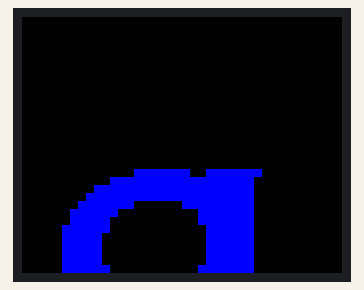
Simulated run of this sketch. Board: ESP32. On the bench: 160×128 colour display.

Above: at 0.2 s.

The sketch:

UTFT_demo4.ino
```cpp
// Demo based on:
// UTFT_Demo_320x240 by Henning Karlsen
// web: http://www.henningkarlsen.com/electronics
//
/*

 This sketch uses the GLCD and font 2 only.

 Make sure all the display driver and pin connections are correct by
 editing the User_Setup.h file in the TFT_eSPI library folder.

 #########################################################################
 ###### DON'T FORGET TO UPDATE THE User_Setup.h FILE IN THE LIBRARY ######
 #########################################################################

 cherry  font*/

#include "SPI.h"

#include "TFT_eSPI.h"

#define TFT_GREY 0x7BEF

TFT_eSPI myGLCD = TFT_eSPI();       // Invoke custom library

unsigned long runTime = 0;
void setup()
{//
  Serial.begin(115200);
  //Serial.begin(74880);
  // Serial.begin(19200);
  // Serial.begin(9600);
  randomSeed(analogRead(A0));
// Setup the LCD
  myGLCD.init();
  myGLCD.setRotation(1);
//myGLCD.setTextColor(TFT_GREEN,TFT_RED );
//myGLCD.setTextColor(TFT_GREEN,TFT_BLUE);
//myGLCD.drawCentreString("M",150,10,4);
//myGLCD.fillRect(int32_t x, int32_t y, int32_t w, int32_t h, uint32_t color)
//myGLCD.fillRect(66, 10,167,17,  TFT_RED);
//myGLCD.setTextDatum(TC_DATUM);
//myGLCD.drawNumber(runTime, 180, 320,2);
//drawButton("god");
myGLCD.fillRect(16,16,108,176,0);
myGLCD.fillRect(56,76,28,4,TFT_BLUE);
myGLCD.fillRect(92,76,28,4,TFT_BLUE);
myGLCD.fillRect(44,80,72,4,TFT_BLUE);
myGLCD.fillRect(36,84,80,4,TFT_BLUE);
myGLCD.fillRect(32,88,84,4,TFT_BLUE);
myGLCD.fillRect(28,92,28,4,TFT_BLUE);
myGLCD.fillRect(80,92,36,4,TFT_BLUE);
myGLCD.fillRect(24,96,24,4,TFT_BLUE);
myGLCD.fillRect(88,96,28,4,TFT_BLUE);
myGLCD.fillRect(24,100,20,4,TFT_BLUE);
myGLCD.fillRect(88,100,28,4,TFT_BLUE);
myGLCD.fillRect(20,104,24,4,TFT_BLUE);
myGLCD.fillRect(92,104,24,4,TFT_BLUE);
myGLCD.fillRect(20,108,20,4,TFT_BLUE);
myGLCD.fillRect(92,108,24,4,TFT_BLUE);
myGLCD.fillRect(20,112,20,4,TFT_BLUE);
myGLCD.fillRect(92,112,24,4,TFT_BLUE);
myGLCD.fillRect(20,116,20,4,TFT_BLUE);
myGLCD.fillRect(92,116,24,4,TFT_BLUE);
myGLCD.fillRect(20,120,20,4,TFT_BLUE);
myGLCD.fillRect(92,120,24,4,TFT_BLUE);
myGLCD.fillRect(20,124,24,4,TFT_BLUE);
myGLCD.fillRect(88,124,28,4,TFT_BLUE);
myGLCD.fillRect(24,128,24,4,TFT_BLUE);
myGLCD.fillRect(84,128,32,4,TFT_BLUE);
myGLCD.fillRect(24,132,32,4,TFT_BLUE);
myGLCD.fillRect(76,132,40,4,TFT_BLUE);
myGLCD.fillRect(28,136,88,4,TFT_BLUE);
myGLCD.fillRect(32,140,84,4,TFT_BLUE);
myGLCD.fillRect(40,144,44,4,TFT_BLUE);
myGLCD.fillRect(92,144,24,4,TFT_BLUE);
myGLCD.fillRect(48,148,28,4,TFT_BLUE);
myGLCD.fillRect(92,148,24,4,TFT_BLUE);
myGLCD.fillRect(92,152,24,4,TFT_BLUE);
myGLCD.fillRect(92,156,24,4,TFT_BLUE);
myGLCD.fillRect(88,160,28,4,TFT_BLUE);
myGLCD.fillRect(40,164,4,4,TFT_BLUE);
myGLCD.fillRect(80,164,32,4,TFT_BLUE);
myGLCD.fillRect(40,168,68,4,TFT_BLUE);
myGLCD.fillRect(40,172,64,4,TFT_BLUE);
myGLCD.fillRect(40,176,56,4,TFT_BLUE);
myGLCD.fillRect(40,180,44,4,TFT_BLUE);


}

void loop()
{
// randomSeed(millis());
//  //randomSeed(1234); // This ensure test is repeatable with exact same draws each loop
//  int buf[318];
//  int x, x2;
//  int y, y2;
//  int r;
//
runTime = millis();
//// Clear the screen and draw the frame
//  myGLCD.fillScreen(TFT_BLACK);
//
//
//  myGLCD.fillRect(0, 0, 319, 14,TFT_RED);
//
//  myGLCD.fillRect(0, 226, 319, 14,TFT_GREY);
//
//  myGLCD.setTextColor(TFT_BLACK,TFT_RED);
//  myGLCD.drawCentreString("* TFT_eSPI *", 160, 4, 1);
//  myGLCD.setTextColor(TFT_YELLOW,TFT_GREY);
//  myGLCD.drawCentreString("Adapted by Bodmer", 160, 228,1);
//
//  myGLCD.drawRect(0, 14, 319, 211, TFT_BLUE);
//
//// Draw crosshairs
//  myGLCD.drawLine(159, 15, 159, 224,TFT_BLUE);
//  myGLCD.drawLine(1, 119, 318, 119,TFT_BLUE);
//  for (int i=9; i<310; i+=10)
//    myGLCD.drawLine(i, 117, i, 121,TFT_BLUE);
//  for (int i=19; i<220; i+=10)
//    myGLCD.drawLine(157, i, 161, i,TFT_BLUE);
//
//// Draw sin-, cos- and tan-lines
//  myGLCD.setTextColor(TFT_CYAN);
//  myGLCD.drawString("Sin", 5, 15,2);
//  for (int i=1; i<318; i++)
//  {
//    myGLCD.drawPixel(i,119+(sin(((i*1.13)*3.14)/180)*95),TFT_CYAN);
//  }
//  myGLCD.setTextColor(TFT_RED);
//  myGLCD.drawString("Cos", 5, 30,2);
//  for (int i=1; i<318; i++)
//  {
//    myGLCD.drawPixel(i,119+(cos(((i*1.13)*3.14)/180)*95),TFT_RED);
//  }
//  myGLCD.setTextColor(TFT_YELLOW);
//  myGLCD.drawString("Tan", 5, 45,2);
//  for (int i=1; i<318; i++)
//  {
//    myGLCD.drawPixel(i,119+(tan(((i*1.13)*3.14)/180)),TFT_YELLOW);
//  }
//
//  delay(0);
//
//  myGLCD.fillRect(1,15,317,209,TFT_BLACK);
//
//  myGLCD.drawLine(159, 15, 159, 224,TFT_BLUE);
//  myGLCD.drawLine(1, 119, 318, 119,TFT_BLUE);
//int col = 0;
//// Draw a moving sinewave
//  x=1;
//  for (int i=1; i<(317*20); i++)
//  {
//    x++;
//    if (x==318)
//      x=1;
//    if (i>318)
//    {
//      if ((x==159)||(buf[x-1]==119))
//        col = TFT_BLUE;
//      else
//      myGLCD.drawPixel(x,buf[x-1],TFT_BLACK);
//    }
//    y=119+(sin(((i*1.1)*3.14)/180)*(90-(i / 100)));
//    myGLCD.drawPixel(x,y,TFT_BLUE);
//    buf[x-1]=y;
//  }
//
//  delay(0);
//
//  myGLCD.fillRect(1,15,317,209,TFT_BLACK);
//
//// Draw some filled rectangles
//  for (int i=1; i<6; i++)
//  {
//    switch (i)
//    {
//      case 1:
//        col = TFT_MAGENTA;
//        break;
//      case 2:
//        col = TFT_RED;
//        break;
//      case 3:
//        col = TFT_GREEN;
//        break;
//      case 4:
//        col = TFT_BLUE;
//        break;
//      case 5:
//        col = TFT_YELLOW;
//        break;
//    }
//    myGLCD.fillRect(70+(i*20), 30+(i*20), 60, 60,col);
//  }
//
//  delay(0);
//
//  myGLCD.fillRect(1,15,317,209,TFT_BLACK);
//
//// Draw some filled, rounded rectangles
//  for (int i=1; i<6; i++)
//  {
//    switch (i)
//    {
//      case 1:
//        col = TFT_MAGENTA;
//        break;
//      case 2:
//        col = TFT_RED;
//        break;
//      case 3:
//        col = TFT_GREEN;
//        break;
//      case 4:
//        col = TFT_BLUE;
//        break;
//      case 5:
//        col = TFT_YELLOW;
//        break;
//    }
//    myGLCD.fillRoundRect(190-(i*20), 30+(i*20), 60,60, 3,col);
//  }
//
//  delay(0);
//
//  myGLCD.fillRect(1,15,317,209,TFT_BLACK);
//
//// Draw some filled circles
//  for (int i=1; i<6; i++)
//  {
//    switch (i)
//    {
//      case 1:
//        col = TFT_MAGENTA;
//        break;
//      case 2:
//        col = TFT_RED;
//        break;
//      case 3:
//        col = TFT_GREEN;
//        break;
//      case 4:
//        col = TFT_BLUE;
//        break;
//      case 5:
//        col = TFT_YELLOW;
//        break;
//    }
//    myGLCD.fillCircle(100+(i*20),60+(i*20), 30,col);
//  }
//
//  delay(0);
//
//  myGLCD.fillRect(1,15,317,209,TFT_BLACK);
//
//// Draw some lines in a pattern
//
//  for (int i=15; i<224; i+=5)
//  {
//    myGLCD.drawLine(1, i, (i*1.44)-10, 223,TFT_RED);
//  }
//
//  for (int i=223; i>15; i-=5)
//  {
//    myGLCD.drawLine(317, i, (i*1.44)-11, 15,TFT_RED);
//  }
//
//  for (int i=223; i>15; i-=5)
//  {
//    myGLCD.drawLine(1, i, 331-(i*1.44), 15,TFT_CYAN);
//  }
//
//  for (int i=15; i<224; i+=5)
//  {
//    myGLCD.drawLine(317, i, 330-(i*1.44), 223,TFT_CYAN);
//  }
//
//  delay(0);
//
//
//  myGLCD.fillRect(1,15,317,209,TFT_BLACK);
//
//// Draw some random circles
//  for (int i=0; i<100; i++)
//  {
//    x=32+random(256);
//    y=45+random(146);
//    r=random(30);
//    myGLCD.drawCircle(x, y, r,random(0xFFFF));
//  }
//
//  delay(0);
//
//  myGLCD.fillRect(1,15,317,209,TFT_BLACK);
//
//// Draw some random rectangles
//  for (int i=0; i<100; i++)
//  {
//    x=2+random(316);
//    y=16+random(207);
//    x2=2+random(316);
//    y2=16+random(207);
//    if (x2<x) {
//      r=x;x=x2;x2=r;
//    }
//    if (y2<y) {
//      r=y;y=y2;y2=r;
//    }
//    myGLCD.drawRect(x, y, x2-x, y2-y,random(0xFFFF));
//  }
//
//  delay(0);
//
//
//  myGLCD.fillRect(1,15,317,209,TFT_BLACK);
//
//// Draw some random rounded rectangles
//  for (int i=0; i<100; i++)
//  {
//    x=2+random(316);
//    y=16+random(207);
//    x2=2+random(316);
//    y2=16+random(207);
//    // We need to get the width and height and do some window checking
//    if (x2<x) {
//      r=x;x=x2;x2=r;
//    }
//    if (y2<y) {
//      r=y;y=y2;y2=r;
//    }
//    // We need a minimum size of 6
//    if((x2-x)<6) x2=x+6;
//    if((y2-y)<6) y2=y+6;
//    myGLCD.drawRoundRect(x, y, x2-x,y2-y, 3,random(0xFFFF));
//  }
//
//  delay(0);
//
//  myGLCD.fillRect(1,15,317,209,TFT_BLACK);
//
// //randomSeed(1234);
// int colour = 0;
// for (int i=0; i<100; i++)
//  {
//    x=2+random(316);
//    y=16+random(209);
//    x2=2+random(316);
//    y2=16+random(209);
//    colour=random(0xFFFF);
//    myGLCD.drawLine(x, y, x2, y2,colour);
//  }
//
//  delay(0);
//
//  myGLCD.fillRect(1,15,317,209,TFT_BLACK);
//
//  // This test has been modified as it takes more time to calculate the random numbers
//  // than to draw the pixels (3 seconds to produce 30,000 randoms)!
//  for (int i=0; i<10000; i++)
//  {
//    myGLCD.drawPixel(2+random(316), 16+random(209),random(0xFFFF));
//  }
//
//  // Draw 10,000 pixels to fill a 100x100 pixel box
//  // use the coords as the colour to produce the banding
//  //byte i = 100;
//  //while (i--) {
//  //  byte j = 100;
//  //  while (j--) myGLCD.drawPixel(i+110,j+70,i+j);
//  //  //while (j--) myGLCD.drawPixel(i+110,j+70,0xFFFF);
//  //}
//  delay(0);
//
//  myGLCD.fillScreen(TFT_BLUE);
//  myGLCD.fillRoundRect(80, 70, 239-80,169-70, 3,TFT_RED);
//
//  myGLCD.setTextColor(TFT_WHITE,TFT_RED);
//  myGLCD.drawCentreString("That's it!", 160, 93,2);
//  myGLCD.drawCentreString("Restarting in a", 160, 119,2);
//  myGLCD.drawCentreString("few seconds...", 160, 132,2);
//
//  runTime = millis()-runTime;
//  myGLCD.setTextColor(TFT_GREEN,TFT_BLUE);
//  myGLCD.drawCentreString("Runtime: (msecs)", 160, 210,2);
// myGLCD.setTextDatum(TC_DATUM);
//  myGLCD.drawNumber(runTime, 160, 225,2);
//  delay (5000);
}
```
